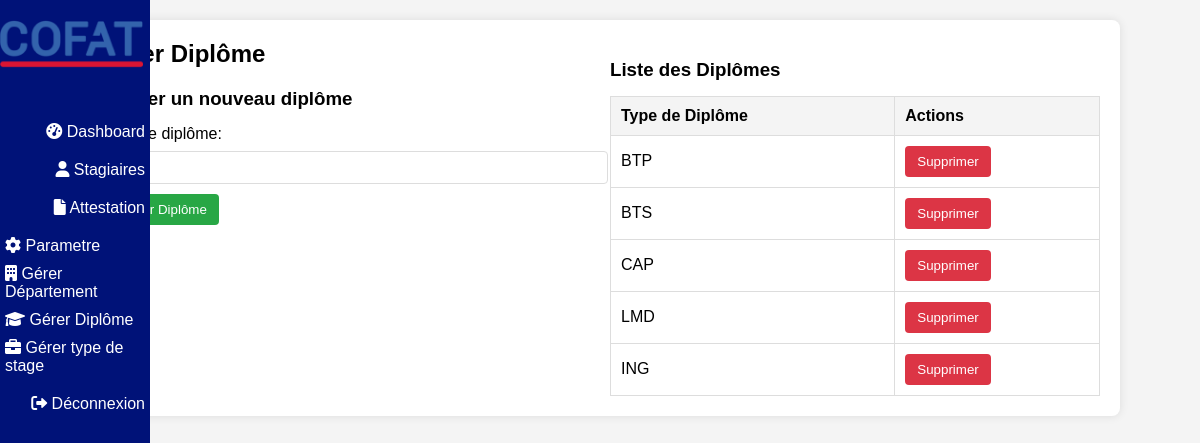
The page /gerer_diplome.php on the database its author committed.
### tables this page shows
CREATE TABLE IF NOT EXISTS `diplome` (
  `diplome_id` int NOT NULL AUTO_INCREMENT,
  `diplome_type` varchar(255) NOT NULL,
  PRIMARY KEY (`diplome_id`)
);

### gerer_diplome.php (the view, shortened to what this page needs)
<?php
include 'db_connection.php';
include 'includes/header2.php';
$sql_diplome = "SELECT * FROM diplome";
$result_diplome = $conn->query($sql_diplome);
?>
<!DOCTYPE html>
<html lang="fr">
<head>
    <link rel="stylesheet" href="css/styles_gerer_diplome.css">
</head>
<body>
    <div class="container">
        <div class="form-section">
            <h2>Gérer Diplôme</h2>
            <h3>Ajouter un nouveau diplôme</h3>
            <form action="gerer_diplome.php" method="post">
                <label for="diplome_type">Type de diplôme:</label>
                <input type="text" id="diplome_type" name="diplome_type" required>
                <button type="submit">Ajouter Diplôme</button>
            </form>
        </div>
        <div class="list-section">
            <h3>Liste des Diplômes</h3>
            <table>
                <thead>
                    <tr>
                        <th>Type de Diplôme</th>
                        <th>Actions</th>
                    </tr>
                </thead>
                <tbody>
                    <?php while ($row = $result_diplome->fetch_assoc()): ?>
                        <tr>
                            <td><?php echo ($row['diplome_type']); ?></td>
                            <td>
                                <form action="gerer_diplome.php" method="post" style="display:inline;">
                                    <button type="submit" class="delete" onclick="return confirm('Êtes-vous sûr de vouloir supprimer ce diplôme?');">Supprimer</button>
                                </form>
                            </td>
                        </tr>
                    <?php endwhile; ?>
                </tbody>
            </table>
        </div>
    </div>
</body>
</html>

### css/styles2.css (style rules this page uses)
body { font-family: Arial, sans-serif; margin: 0; padding: 0; }

### css/styles_gerer_diplome.css (style rules this page uses)
body { font-family: Arial, sans-serif; background-color: #f4f4f4; margin: 0; padding: 0; }
.container { display: flex; flex-wrap: wrap; justify-content: space-between; max-width: 1000px; margin: 20px auto; padding: 20px; background-color: #fff; border-radius: 8px; box-shadow: 0 0 10px rgba(0, 0, 0, 0.1); }
.form-section { flex: 1 1 45%; margin-right: 20px; }
.list-section { flex: 1 1 45%; }
h2 { margin-top: 0; }
h3 { margin-bottom: 15px; }
form { margin-bottom: 20px; }
label { display: block; margin-bottom: 8px; }
input[type="text"] { width: 100%; padding: 8px; margin-bottom: 10px; border: 1px solid #ddd; border-radius: 4px; }
button { padding: 8px 12px; background-color: #28a745; border: none; color: white; border-radius: 4px; cursor: pointer; }
table { width: 100%; border-collapse: collapse; }
table, th, td { border: 1px solid #ddd; }
th, td { padding: 10px; text-align: left; }
th { background-color: #f4f4f4; }
button.delete { background-color: #dc3545; color: white; }

### rows shown on the page
diplome: diplome_type "BTP"
diplome: diplome_type "BTS"
diplome: diplome_type "CAP"
diplome: diplome_type "LMD"
diplome: diplome_type "ING"
